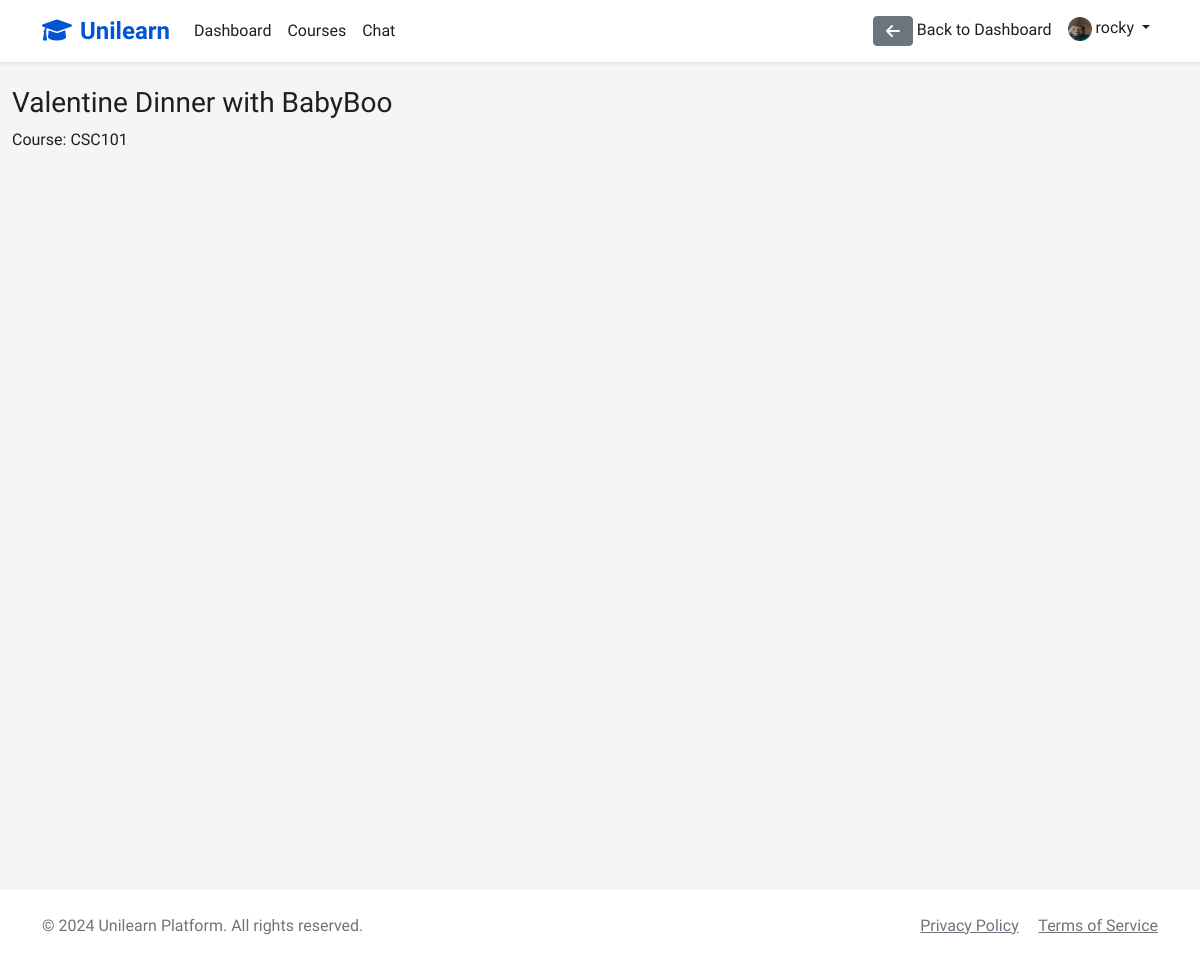
/courses/meeting/2/join/ (signed in), run on the app's committed database.
### accounts/models.py (models this page shows)
class User(AbstractUser):
    is_student = models.BooleanField(default=False)
    is_instructor = models.BooleanField(default=False)
    profile_picture = models.ImageField(upload_to='profile_pics/', null=True, blank=True)

### courses/models.py (models this page shows, shortened)
class VideoMeeting(models.Model):
    course = models.ForeignKey(Course, on_delete=models.CASCADE, related_name='meetings')
    title = models.CharField(max_length=200)
    meeting_id = models.CharField(max_length=100, unique=True)
    scheduled_time = models.DateTimeField()
    duration = models.IntegerField(help_text="Duration in minutes")
    is_recurring = models.BooleanField(default=False)
    created_by = models.ForeignKey(User, on_delete=models.CASCADE)
    created_at = models.DateTimeField(auto_now_add=True)
    is_active = models.BooleanField(default=False)

class Course(models.Model):
    title = models.CharField(max_length=200)
    description = models.TextField()
    instructor = models.ForeignKey(User, on_delete=models.CASCADE, related_name='courses_teaching')
    students = models.ManyToManyField(User, related_name='courses_enrolled', blank=True)
    start_date = models.DateField()
    end_date = models.DateField()
    created_at = models.DateTimeField(auto_now_add=True)
    updated_at = models.DateTimeField(auto_now=True)
    is_active = models.BooleanField(default=True)
    class Meta:
        ordering = ['-created_at']

### courses/views.py (the view)
# urls.py: path('meeting/<int:meeting_id>/join/', views.join_meeting, name='join_meeting'),
@login_required
def join_meeting(request, meeting_id):
    meeting = get_object_or_404(VideoMeeting, pk=meeting_id)
    course = meeting.course
    if not (request.user.is_instructor and request.user == course.instructor) and \
       not course.students.filter(id=request.user.id).exists():
        messages.error(request, 'You do not have permission to join this meeting.')
        return redirect('course_detail', pk=course.id)
    return render(request, 'courses/meeting_room.html', {
        'meeting': meeting
    })

### templates/courses/meeting_room.html (shortened to what this page needs)
{% extends 'base.html' %}
{% block content %}
<div class="container-fluid">
    <div class="row mb-3">
        <div class="col-12">
            <h3>{{ meeting.title }}</h3>
            <p class="mb-0">Course: {{ meeting.course.title }}</p>
        </div>
    </div>
    <div class="row">
        <div class="col-12">
            <div id="jitsi-container"></div>
        </div>
    </div>
</div>
{% endblock %}

### templates/base.html (shortened to what this page needs)
<!DOCTYPE html>
{% load static %}
<html lang="en">
<head>
    <link href="https://cdn.jsdelivr.net/npm/bootstrap@5.1.3/dist/css/bootstrap.min.css" rel="stylesheet">
    <link rel="stylesheet" href="https://cdnjs.cloudflare.com/ajax/libs/font-awesome/6.0.0/css/all.min.css">
    <link rel="stylesheet" href="{% static 'css/style.css' %}">
</head>
<body>
    <nav class="navbar navbar-expand-lg navbar-light sticky-top">
        <div class="container">
            <a class="navbar-brand" href="{% url 'home' %}">
                <i class="fas fa-graduation-cap me-2"></i>Unilearn
            </a>
            <div class="collapse navbar-collapse" id="navbarNav">
                <ul class="navbar-nav me-auto">
                    {% if user.is_authenticated %}
                        <li class="nav-item">
                            <a class="nav-link" href="{% url 'dashboard' %}">Dashboard</a>
                        </li>
                        <li class="nav-item">
                            <a class="nav-link" href="{% url 'course_list' %}">Courses</a>
                        </li>
                        <li class="nav-item">
                            <a class="nav-link" href="{% url 'chat_list' %}">Chat</a>
                        </li>
                    {% endif %}
                </ul>
                <ul class="navbar-nav">
                    {% if user.is_authenticated %}
                        {% if request.resolver_match.url_name != 'dashboard' %}
                            <li class="nav-item">
                                <a href="{% url 'dashboard' %}" class="nav-link">
                                    <i class="fas fa-arrow-left btn btn-secondary"></i> Back to Dashboard
                                </a>
                            </li>
                        {% endif %}
                        <li class="nav-item dropdown">
                            <a class="nav-link dropdown-toggle" href="#" id="navbarDropdown" role="button" data-bs-toggle="dropdown">
                                {% if user.profile_picture %}
                                    <img src="{{ user.profile_picture.url }}" alt="Profile" class="rounded-circle" style="width: 24px; height: 24px;">
                                {% else %}
                                    <i class="fas fa-user-circle"></i>
                                {% endif %}
                                {{ user.username }}
                            </a>
                        </li>
                    {% endif %}
                </ul>
            </div>
        </div>
    </nav>
    <main class="py-4">
        {% block content %}{% endblock %}
    </main>
    <footer class="bg-white py-4 mt-5">
        <div class="container">
            <div class="row">
                <div class="col-md-6">
                    <p class="mb-0 text-muted">&copy; 2024 Unilearn Platform. All rights reserved.</p>
                </div>
                <div class="col-md-6 text-end">
                    <a href="#" class="text-muted me-3">Privacy Policy</a>
                    <a href="#" class="text-muted">Terms of Service</a>
                </div>
            </div>
        </div>
    </footer>
</body>
</html>

### static/css/style.css (style rules this page uses)
:root { --primary-color: #0056D2; --secondary-color: #2A73CC; --accent-color: #0056D2; --success-color: #1E8A24; --warning-color: #F2C94C; --danger-color: #DB4437; --text-primary: #1F1F1F; --text-secondary: #6B6B6B; --background-light: #F5F5F5; --white: #FFFFFF; }
body { font-family: 'Source Sans Pro', sans-serif; color: var(--text-primary); background-color: var(--background-light); }
.navbar { background-color: var(--white); box-shadow: 0 2px 4px rgba(0,0,0,0.08); }
.navbar-brand { color: var(--primary-color) !important; font-weight: 700; font-size: 1.5rem; }
.nav-link { color: var(--text-primary) !important; font-weight: 500; }

### templates/courses/meeting_room.html (style rules this page uses)
#jitsi-container { width: 100%; height: calc(100vh - 150px); }

### data on the page
User: profile_picture (picture), username "rocky"
VideoMeeting: title "Valentine Dinner with BabyBoo", course "CSC101"
